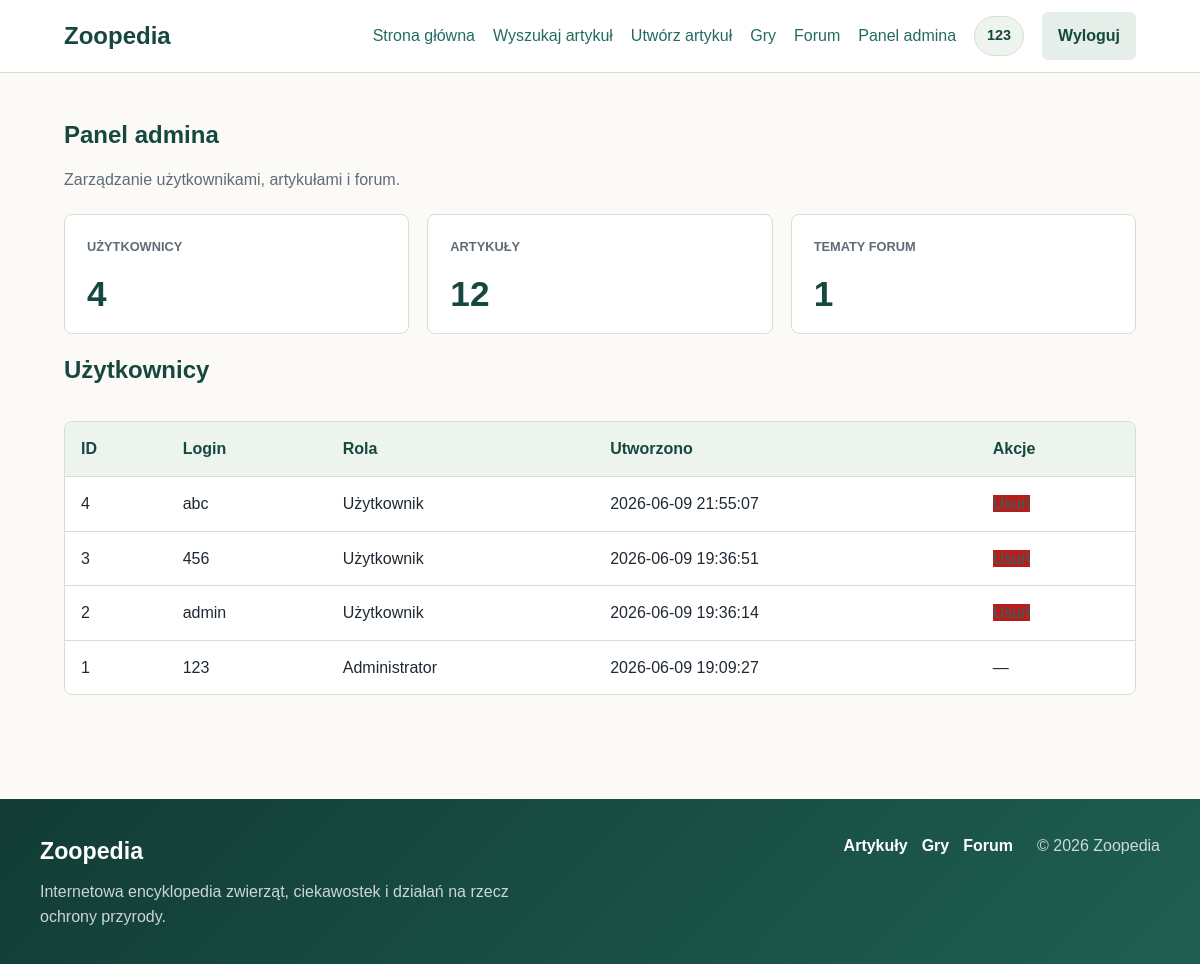
/admin_panel.php (signed in), run on the app's committed database.
### tables this page shows
CREATE TABLE `users` (
  `id` int(11) NOT NULL,
  `login` varchar(80) NOT NULL,
  `password_hash` varchar(255) NOT NULL,
  `role` tinyint(4) NOT NULL DEFAULT 0,
  `created_at` datetime NOT NULL DEFAULT current_timestamp()
);

### admin_panel.php (the view, shortened to what this page needs)
<?php
require_once __DIR__ . '/functions.php';
$users = load_users();
$articlesCount = count(load_articles());
$topicsCount = count(load_forum_topics());
$currentUser = current_user();
?>
<!doctype html>
<html lang="pl">
<head>
    <link rel="stylesheet" href="<?= h(asset_url('style.css')) ?>">
</head>
<body>
    <main class="page">
        <section class="section">
            <h1>Panel admina</h1>
            <p class="results-count">Zarządzanie użytkownikami, artykułami i forum.</p>
            <div class="dashboard-grid">
                <article class="dashboard-card">
                    <p class="meta">Użytkownicy</p>
                    <strong><?= count($users) ?></strong>
                </article>
                <article class="dashboard-card">
                    <p class="meta">Artykuły</p>
                    <strong><?= $articlesCount ?></strong>
                </article>
                <article class="dashboard-card">
                    <p class="meta">Tematy forum</p>
                    <strong><?= $topicsCount ?></strong>
                </article>
            </div>
            <div class="section-title">
                <h2>Użytkownicy</h2>
            </div>
            <div class="table-wrap">
                <table class="admin-table">
                    <thead>
                        <tr>
                            <th>ID</th>
                            <th>Login</th>
                            <th>Rola</th>
                            <th>Utworzono</th>
                            <th>Akcje</th>
                        </tr>
                    </thead>
                    <tbody>
                        <?php if (empty($users)): ?>
                            <tr>
                                <td colspan="5">Brak użytkowników.</td>
                            </tr>
                        <?php else: ?>
                            <?php foreach ($users as $listedUser): ?>
                                <tr>
                                    <td><?= (int) $listedUser['id'] ?></td>
                                    <td><?= h($listedUser['login']) ?></td>
                                    <td><?= h(role_label((int) $listedUser['role'])) ?></td>
                                    <td><?= h($listedUser['created_at']) ?></td>
                                    <td>
                                        <?php if ($currentUser && (int) $listedUser['id'] === (int) $currentUser['id']): ?>
                                            —
                                        <?php else: ?>
                                            <a
                                                class="danger-button"
                                                href="<?= h(asset_url('admin_user_delete.php?id=' . (int) $listedUser['id'])) ?>"
                                                onclick="return confirm('Czy na pewno usunąć tego użytkownika z bazy danych?');"
                                            >
                                                Usuń
                                            </a>
                                        <?php endif; ?>
                                    </td>
                                </tr>
                            <?php endforeach; ?>
                        <?php endif; ?>
                    </tbody>
                </table>
            </div>
        </section>
    </main>
</body>
</html>

### style.css (style rules this page uses)
:root { --ink: #1f2933; --muted: #5f6b76; --paper: #fbfaf6; --surface: #ffffff; --line: #d7ded6; --accent: #246b5f; --accent-strong: #17483f; --soft: #edf4ee; --warning: #9b2c2c; }
* { box-sizing: border-box; }
body { display: flex; flex-direction: column; margin: 0; min-height: 100vh; background: var(--paper); color: var(--ink); font-family: Arial, Helvetica, sans-serif; line-height: 1.6; }
main { flex: 1; }
a { color: var(--accent); text-decoration: none; }
.danger-button { background: #b91c1c; }
.hero > div, .section, .form-shell, .article-detail { margin: 0 auto; max-width: 1120px; }
.eyebrow, .meta { color: inherit; font-size: 0.8rem; font-weight: 800; letter-spacing: 0; margin: 0 0 8px; text-transform: uppercase; }
.meta { color: var(--muted); }
.section, .form-shell, .article-detail { padding: 48px 24px; }
.section-title { align-items: center; display: flex; justify-content: space-between; gap: 16px; margin-bottom: 20px; }
.section h1, .section h2, .form-shell h1, .article-detail h1 { color: var(--accent-strong); line-height: 1.15; margin: 0 0 18px; }
.results-count, .empty { color: var(--muted); }
.dashboard-grid { display: grid; gap: 18px; grid-template-columns: repeat(auto-fit, minmax(220px, 1fr)); margin: 22px 0; }
.dashboard-card { background: var(--surface); border: 1px solid var(--line); border-radius: 8px; display: grid; gap: 10px; padding: 22px; }
.dashboard-card strong { color: var(--accent-strong); font-size: 2.2rem; line-height: 1; }
.table-wrap { background: var(--surface); border: 1px solid var(--line); border-radius: 8px; overflow-x: auto; }
.admin-table { border-collapse: collapse; min-width: 640px; width: 100%; }
.admin-table th, .admin-table td { border-bottom: 1px solid var(--line); padding: 14px 16px; text-align: left; }
.admin-table th { background: var(--soft); color: var(--accent-strong); }
.admin-table tr:last-child td { border-bottom: 0; }

### data on the page
users: id "4", login "abc", role "Użytkownik", created_at "2026-06-09 21:55:07"
users: id "3", login "456", role "Użytkownik", created_at "2026-06-09 19:36:51"
users: id "2", login "admin", role "Użytkownik", created_at "2026-06-09 19:36:14"
users: id "1", login "123", role "Administrator", created_at "2026-06-09 19:09:27"

### other printed values
$user['login'] "123"
count($users) "4"
$articlesCount "12"
$topicsCount "1"
